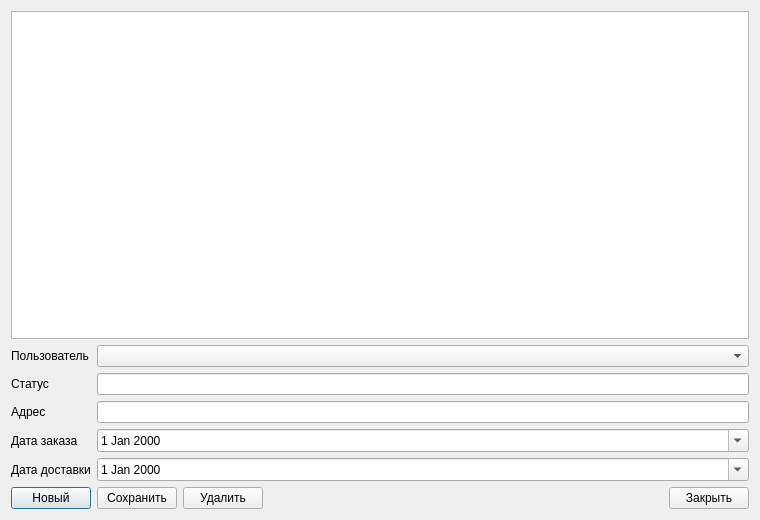
<?xml version="1.0" encoding="UTF-8"?>
<ui version="4.0">
<class>Orders</class>
<widget class="QDialog" name="Orders">
<property name="windowTitle"><string>Заказы</string></property>
<property name="minimumSize"><size><width>760</width><height>520</height></size></property>

<layout class="QVBoxLayout" name="verticalLayout">

<item>
<widget class="QTableWidget" name="table"/>
</item>

<item>
<layout class="QFormLayout" name="formLayout">

<item row="0" column="0">
<widget class="QLabel" name="label_6">
<property name="text"><string>Пользователь</string></property>
</widget>
</item>
<item row="0" column="1">
<widget class="QComboBox" name="userBox"/>
</item>

<item row="1" column="0">
<widget class="QLabel" name="label_2">
<property name="text"><string>Статус</string></property>
</widget>
</item>
<item row="1" column="1">
<widget class="QLineEdit" name="statusEdit"/>
</item>

<item row="2" column="0">
<widget class="QLabel" name="label_3">
<property name="text"><string>Адрес</string></property>
</widget>
</item>
<item row="2" column="1">
<widget class="QLineEdit" name="addressEdit"/>
</item>

<item row="3" column="0">
<widget class="QLabel" name="label_4">
<property name="text"><string>Дата заказа</string></property>
</widget>
</item>
<item row="3" column="1">
<widget class="QDateEdit" name="orderDate">
<property name="calendarPopup"><bool>true</bool></property>
</widget>
</item>

<item row="4" column="0">
<widget class="QLabel" name="label_5">
<property name="text"><string>Дата доставки</string></property>
</widget>
</item>
<item row="4" column="1">
<widget class="QDateEdit" name="deliveryDate">
<property name="calendarPopup"><bool>true</bool></property>
</widget>
</item>

</layout>
</item>

<item>
<layout class="QHBoxLayout" name="buttons">

<item>
<widget class="QPushButton" name="addButton">
<property name="text"><string>Новый</string></property>
</widget>
</item>

<item>
<widget class="QPushButton" name="saveButton">
<property name="text"><string>Сохранить</string></property>
</widget>
</item>

<item>
<widget class="QPushButton" name="deleteButton">
<property name="text"><string>Удалить</string></property>
</widget>
</item>

<item>
<spacer name="horizontalSpacer">
<property name="orientation"><enum>Qt::Orientation::Horizontal</enum></property>
<property name="sizeHint" stdset="0">
<size><width>40</width><height>20</height></size>
</property>
</spacer>
</item>

<item>
<widget class="QPushButton" name="closeButton">
<property name="text"><string>Закрыть</string></property>
</widget>
</item>

</layout>
</item>

</layout>
</widget>
<resources/>
<connections/>
</ui>
